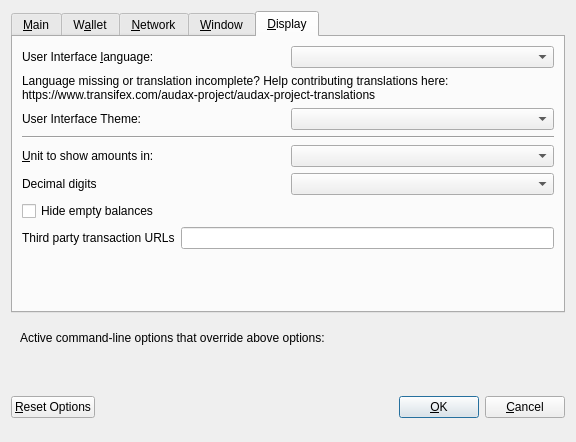
<?xml version="1.0" encoding="UTF-8"?>
<ui version="4.0">
 <class>OptionsDialog</class>
 <widget class="QDialog" name="OptionsDialog">
  <property name="geometry">
   <rect>
    <x>0</x>
    <y>0</y>
    <width>576</width>
    <height>442</height>
   </rect>
  </property>
  <property name="windowTitle">
   <string>Options</string>
  </property>
  <property name="modal">
   <bool>true</bool>
  </property>
  <layout class="QVBoxLayout" name="verticalLayout">
   <item>
    <widget class="QTabWidget" name="tabWidget">
     <property name="currentIndex">
      <number>4</number>
     </property>
     <widget class="QWidget" name="tabMain">
      <attribute name="title">
       <string>&amp;Main</string>
      </attribute>
      <layout class="QVBoxLayout" name="verticalLayout_Main">
       <item>
        <widget class="QCheckBox" name="bitcoinAtStartup">
         <property name="toolTip">
          <string>Automatically start Audax after logging in to the system.</string>
         </property>
         <property name="text">
          <string>&amp;Start Audax on system login</string>
         </property>
        </widget>
       </item>
       <item>
        <layout class="QHBoxLayout" name="horizontalLayout_2_Main">
         <item>
          <widget class="QLabel" name="databaseCacheLabel">
           <property name="text">
            <string>Size of &amp;database cache</string>
           </property>
           <property name="textFormat">
            <enum>Qt::PlainText</enum>
           </property>
           <property name="buddy">
            <cstring>databaseCache</cstring>
           </property>
          </widget>
         </item>
         <item>
          <widget class="QSpinBox" name="databaseCache"/>
         </item>
         <item>
          <widget class="QLabel" name="databaseCacheUnitLabel">
           <property name="text">
            <string>MB</string>
           </property>
           <property name="textFormat">
            <enum>Qt::PlainText</enum>
           </property>
          </widget>
         </item>
         <item>
          <spacer name="horizontalSpacer_2_Main">
           <property name="orientation">
            <enum>Qt::Horizontal</enum>
           </property>
           <property name="sizeHint" stdset="0">
            <size>
             <width>40</width>
             <height>20</height>
            </size>
           </property>
          </spacer>
         </item>
        </layout>
       </item>
       <item>
        <layout class="QHBoxLayout" name="horizontalLayout_3_Main">
         <item>
          <widget class="QLabel" name="threadsScriptVerifLabel">
           <property name="text">
            <string>Number of script &amp;verification threads</string>
           </property>
           <property name="textFormat">
            <enum>Qt::PlainText</enum>
           </property>
           <property name="buddy">
            <cstring>threadsScriptVerif</cstring>
           </property>
          </widget>
         </item>
         <item>
          <widget class="QSpinBox" name="threadsScriptVerif">
           <property name="toolTip">
            <string>(0 = auto, &lt;0 = leave that many cores free)</string>
           </property>
          </widget>
         </item>
         <item>
          <spacer name="horizontalSpacer_3_Main">
           <property name="orientation">
            <enum>Qt::Horizontal</enum>
           </property>
           <property name="sizeHint" stdset="0">
            <size>
             <width>40</width>
             <height>20</height>
            </size>
           </property>
          </spacer>
         </item>
        </layout>
       </item>
       <item>
        <spacer name="verticalSpacer_2">
         <property name="orientation">
          <enum>Qt::Vertical</enum>
         </property>
         <property name="sizeHint" stdset="0">
          <size>
           <width>20</width>
           <height>40</height>
          </size>
         </property>
        </spacer>
       </item>
      </layout>
     </widget>
     <widget class="QWidget" name="tabWallet">
      <attribute name="title">
       <string>W&amp;allet</string>
      </attribute>
      <layout class="QVBoxLayout" name="verticalLayout_Wallet">
       <item>
        <layout class="QHBoxLayout" name="horizontalLayout_2_Wallet">
         <item>
          <widget class="QLabel" name="labelStakeSplitThresholdText">
           <property name="text">
            <string>Stake split threshold:</string>
           </property>
          </widget>
         </item>
         <item>
          <widget class="QSpinBox" name="spinBoxStakeSplitThreshold">
           <property name="minimum">
            <number>1</number>
           </property>
           <property name="maximum">
            <number>999999</number>
           </property>
          </widget>
         </item>
        </layout>
       </item>
       <item>
        <widget class="QGroupBox" name="groupBox">
         <property name="title">
          <string>Expert</string>
         </property>
         <layout class="QVBoxLayout" name="verticalLayout_2">
          <item>
           <widget class="QCheckBox" name="coinControlFeatures">
            <property name="toolTip">
             <string>Whether to show coin control features or not.</string>
            </property>
            <property name="text">
             <string>Enable coin &amp;control features</string>
            </property>
           </widget>
          </item>
          <item>
           <widget class="QCheckBox" name="showMasternodesTab">
            <property name="toolTip">
             <string>Show additional tab listing all your masternodes in first sub-tab&lt;br/&gt;and all masternodes on the network in second sub-tab.</string>
            </property>
            <property name="text">
             <string>Show Masternodes Tab</string>
            </property>
           </widget>
          </item>
          <item>
           <widget class="QCheckBox" name="spendZeroConfChange">
            <property name="toolTip">
             <string>If you disable the spending of unconfirmed change, the change from a transaction&lt;br/&gt;cannot be used until that transaction has at least one confirmation.&lt;br/&gt;This also affects how your balance is computed.</string>
            </property>
            <property name="text">
             <string>&amp;Spend unconfirmed change</string>
            </property>
           </widget>
          </item>
         </layout>
        </widget>
       </item>
       <item>
        <spacer name="verticalSpacer_Wallet">
         <property name="orientation">
          <enum>Qt::Vertical</enum>
         </property>
         <property name="sizeHint" stdset="0">
          <size>
           <width>20</width>
           <height>40</height>
          </size>
         </property>
        </spacer>
       </item>
      </layout>
     </widget>
     <widget class="QWidget" name="tabNetwork">
      <attribute name="title">
       <string>&amp;Network</string>
      </attribute>
      <layout class="QVBoxLayout" name="verticalLayout_Network">
       <item>
        <widget class="QCheckBox" name="mapPortUpnp">
         <property name="toolTip">
          <string>Automatically open the Audax client port on the router. This only works when your router supports UPnP and it is enabled.</string>
         </property>
         <property name="text">
          <string>Map port using &amp;UPnP</string>
         </property>
        </widget>
       </item>
       <item>
        <widget class="QCheckBox" name="allowIncoming">
         <property name="toolTip">
          <string>Accept connections from outside</string>
         </property>
         <property name="text">
          <string>Allow incoming connections</string>
         </property>
        </widget>
       </item>
       <item>
        <widget class="QCheckBox" name="connectSocks">
         <property name="toolTip">
          <string>Connect to the Audax network through a SOCKS5 proxy.</string>
         </property>
         <property name="text">
          <string>&amp;Connect through SOCKS5 proxy (default proxy):</string>
         </property>
        </widget>
       </item>
       <item>
        <layout class="QHBoxLayout" name="horizontalLayout_1_Network">
         <item>
          <widget class="QLabel" name="proxyIpLabel">
           <property name="text">
            <string>Proxy &amp;IP:</string>
           </property>
           <property name="textFormat">
            <enum>Qt::PlainText</enum>
           </property>
           <property name="buddy">
            <cstring>proxyIp</cstring>
           </property>
          </widget>
         </item>
         <item>
          <widget class="QValidatedLineEdit" name="proxyIp">
           <property name="minimumSize">
            <size>
             <width>140</width>
             <height>0</height>
            </size>
           </property>
           <property name="maximumSize">
            <size>
             <width>140</width>
             <height>16777215</height>
            </size>
           </property>
           <property name="toolTip">
            <string>IP address of the proxy (e.g. IPv4: 127.0.0.1 / IPv6: ::1)</string>
           </property>
          </widget>
         </item>
         <item>
          <widget class="QLabel" name="proxyPortLabel">
           <property name="text">
            <string>&amp;Port:</string>
           </property>
           <property name="textFormat">
            <enum>Qt::PlainText</enum>
           </property>
           <property name="buddy">
            <cstring>proxyPort</cstring>
           </property>
          </widget>
         </item>
         <item>
          <widget class="QLineEdit" name="proxyPort">
           <property name="minimumSize">
            <size>
             <width>55</width>
             <height>0</height>
            </size>
           </property>
           <property name="maximumSize">
            <size>
             <width>55</width>
             <height>16777215</height>
            </size>
           </property>
           <property name="toolTip">
            <string>Port of the proxy (e.g. 9050)</string>
           </property>
          </widget>
         </item>
         <item>
          <spacer name="horizontalSpacer_1_Network">
           <property name="orientation">
            <enum>Qt::Horizontal</enum>
           </property>
           <property name="sizeHint" stdset="0">
            <size>
             <width>40</width>
             <height>20</height>
            </size>
           </property>
          </spacer>
         </item>
        </layout>
       </item>
       <item>
        <spacer name="verticalSpacer_Network">
         <property name="orientation">
          <enum>Qt::Vertical</enum>
         </property>
         <property name="sizeHint" stdset="0">
          <size>
           <width>20</width>
           <height>40</height>
          </size>
         </property>
        </spacer>
       </item>
      </layout>
     </widget>
     <widget class="QWidget" name="tabWindow">
      <attribute name="title">
       <string>&amp;Window</string>
      </attribute>
      <layout class="QVBoxLayout" name="verticalLayout_Window">
       <item>
        <widget class="QCheckBox" name="minimizeToTray">
         <property name="toolTip">
          <string>Show only a tray icon after minimizing the window.</string>
         </property>
         <property name="text">
          <string>&amp;Minimize to the tray instead of the taskbar</string>
         </property>
        </widget>
       </item>
       <item>
        <widget class="QCheckBox" name="minimizeOnClose">
         <property name="toolTip">
          <string>Minimize instead of exit the application when the window is closed. When this option is enabled, the application will be closed only after selecting Quit in the menu.</string>
         </property>
         <property name="text">
          <string>M&amp;inimize on close</string>
         </property>
        </widget>
       </item>
       <item>
        <spacer name="verticalSpacer_Window">
         <property name="orientation">
          <enum>Qt::Vertical</enum>
         </property>
         <property name="sizeHint" stdset="0">
          <size>
           <width>20</width>
           <height>40</height>
          </size>
         </property>
        </spacer>
       </item>
      </layout>
     </widget>
     <widget class="QWidget" name="tabDisplay">
      <attribute name="title">
       <string>&amp;Display</string>
      </attribute>
      <layout class="QVBoxLayout" name="verticalLayout_Display">
       <item>
        <layout class="QHBoxLayout" name="horizontalLayout_1_Display">
         <item>
          <widget class="QLabel" name="langLabel">
           <property name="text">
            <string>User Interface &amp;language:</string>
           </property>
           <property name="textFormat">
            <enum>Qt::PlainText</enum>
           </property>
           <property name="buddy">
            <cstring>lang</cstring>
           </property>
          </widget>
         </item>
         <item>
          <widget class="QValueComboBox" name="lang">
           <property name="toolTip">
            <string>The user interface language can be set here. This setting will take effect after restarting Audax.</string>
           </property>
          </widget>
         </item>
        </layout>
       </item>
       <item>
        <widget class="QLabel" name="label_3">
         <property name="toolTip">
          <string notr="true"/>
         </property>
         <property name="statusTip">
          <string notr="true"/>
         </property>
         <property name="whatsThis">
          <string notr="true"/>
         </property>
         <property name="accessibleName">
          <string notr="true"/>
         </property>
         <property name="text">
          <string>Language missing or translation incomplete? Help contributing translations here:
https://www.transifex.com/audax-project/audax-project-translations</string>
         </property>
         <property name="wordWrap">
          <bool>true</bool>
         </property>
         <property name="openExternalLinks">
          <bool>true</bool>
         </property>
         <property name="textInteractionFlags">
          <set>Qt::TextBrowserInteraction</set>
         </property>
        </widget>
       </item>
       <item>
        <layout class="QHBoxLayout" name="horizontalLayout_4_Display" stretch="0,0">
         <item>
          <widget class="QLabel" name="themeLabel">
           <property name="text">
            <string>User Interface Theme:</string>
           </property>
          </widget>
         </item>
         <item>
          <widget class="QValueComboBox" name="theme"/>
         </item>
        </layout>
       </item>
       <item>
        <widget class="Line" name="line">
         <property name="orientation">
          <enum>Qt::Horizontal</enum>
         </property>
        </widget>
       </item>
       <item>
        <layout class="QHBoxLayout" name="horizontalLayout_2_Display">
         <item>
          <widget class="QLabel" name="unitLabel">
           <property name="text">
            <string>&amp;Unit to show amounts in:</string>
           </property>
           <property name="textFormat">
            <enum>Qt::PlainText</enum>
           </property>
           <property name="buddy">
            <cstring>unit</cstring>
           </property>
          </widget>
         </item>
         <item>
          <widget class="QValueComboBox" name="unit">
           <property name="toolTip">
            <string>Choose the default subdivision unit to show in the interface and when sending coins.</string>
           </property>
          </widget>
         </item>
        </layout>
       </item>
       <item>
        <layout class="QHBoxLayout" name="horizontalLayout_5_Display">
         <item>
          <widget class="QLabel" name="digitsLabel">
           <property name="text">
            <string>Decimal digits</string>
           </property>
          </widget>
         </item>
         <item>
          <widget class="QValueComboBox" name="digits"/>
         </item>
        </layout>
       </item>
       <item>
        <widget class="QCheckBox" name="checkBoxHideZeroBalances">
         <property name="toolTip">
          <string>Hide empty balances</string>
         </property>
         <property name="layoutDirection">
          <enum>Qt::LeftToRight</enum>
         </property>
         <property name="text">
          <string>Hide empty balances</string>
         </property>
        </widget>
       </item>
       <item>
        <layout class="QHBoxLayout" name="horizontalLayout_3_Display">
         <item>
          <widget class="QLabel" name="thirdPartyTxUrlsLabel">
           <property name="toolTip">
            <string>Third party URLs (e.g. a block explorer) that appear in the transactions tab as context menu items. %s in the URL is replaced by transaction hash. Multiple URLs are separated by vertical bar |.</string>
           </property>
           <property name="text">
            <string>Third party transaction URLs</string>
           </property>
           <property name="buddy">
            <cstring>thirdPartyTxUrls</cstring>
           </property>
          </widget>
         </item>
         <item>
          <widget class="QLineEdit" name="thirdPartyTxUrls">
           <property name="toolTip">
            <string>Third party URLs (e.g. a block explorer) that appear in the transactions tab as context menu items. %s in the URL is replaced by transaction hash. Multiple URLs are separated by vertical bar |.</string>
           </property>
          </widget>
         </item>
        </layout>
       </item>
       <item>
        <spacer name="verticalSpacer">
         <property name="orientation">
          <enum>Qt::Vertical</enum>
         </property>
         <property name="sizeHint" stdset="0">
          <size>
           <width>20</width>
           <height>40</height>
          </size>
         </property>
        </spacer>
       </item>
      </layout>
     </widget>
    </widget>
   </item>
   <item>
    <widget class="QFrame" name="frame">
     <layout class="QVBoxLayout" name="verticalLayout_Bottom">
      <item>
       <layout class="QHBoxLayout" name="horizontalLayout_Bottom">
        <item>
         <widget class="QLabel" name="overriddenByCommandLineInfoLabel">
          <property name="text">
           <string>Active command-line options that override above options:</string>
          </property>
          <property name="textFormat">
           <enum>Qt::PlainText</enum>
          </property>
         </widget>
        </item>
        <item>
         <spacer name="horizontalSpacer_Bottom">
          <property name="orientation">
           <enum>Qt::Horizontal</enum>
          </property>
          <property name="sizeHint" stdset="0">
           <size>
            <width>40</width>
            <height>20</height>
           </size>
          </property>
         </spacer>
        </item>
       </layout>
      </item>
      <item>
       <widget class="QLabel" name="overriddenByCommandLineLabel">
        <property name="text">
         <string/>
        </property>
        <property name="textFormat">
         <enum>Qt::PlainText</enum>
        </property>
        <property name="wordWrap">
         <bool>true</bool>
        </property>
       </widget>
      </item>
     </layout>
    </widget>
   </item>
   <item>
    <layout class="QHBoxLayout" name="horizontalLayout_Buttons">
     <item>
      <widget class="QPushButton" name="resetButton">
       <property name="toolTip">
        <string>Reset all client options to default.</string>
       </property>
       <property name="text">
        <string>&amp;Reset Options</string>
       </property>
       <property name="autoDefault">
        <bool>false</bool>
       </property>
      </widget>
     </item>
     <item>
      <spacer name="horizontalSpacer_1">
       <property name="orientation">
        <enum>Qt::Horizontal</enum>
       </property>
       <property name="sizeHint" stdset="0">
        <size>
         <width>40</width>
         <height>48</height>
        </size>
       </property>
      </spacer>
     </item>
     <item>
      <widget class="QLabel" name="statusLabel">
       <property name="minimumSize">
        <size>
         <width>200</width>
         <height>0</height>
        </size>
       </property>
       <property name="font">
        <font>
         <weight>75</weight>
         <bold>true</bold>
        </font>
       </property>
       <property name="text">
        <string/>
       </property>
       <property name="textFormat">
        <enum>Qt::PlainText</enum>
       </property>
       <property name="wordWrap">
        <bool>true</bool>
       </property>
      </widget>
     </item>
     <item>
      <spacer name="horizontalSpacer_2">
       <property name="orientation">
        <enum>Qt::Horizontal</enum>
       </property>
       <property name="sizeHint" stdset="0">
        <size>
         <width>40</width>
         <height>48</height>
        </size>
       </property>
      </spacer>
     </item>
     <item>
      <widget class="QPushButton" name="okButton">
       <property name="text">
        <string>&amp;OK</string>
       </property>
       <property name="autoDefault">
        <bool>false</bool>
       </property>
       <property name="default">
        <bool>true</bool>
       </property>
      </widget>
     </item>
     <item>
      <widget class="QPushButton" name="cancelButton">
       <property name="text">
        <string>&amp;Cancel</string>
       </property>
       <property name="autoDefault">
        <bool>false</bool>
       </property>
      </widget>
     </item>
    </layout>
   </item>
  </layout>
 </widget>
 <customwidgets>
  <customwidget>
   <class>QValidatedLineEdit</class>
   <extends>QLineEdit</extends>
   <header>qvalidatedlineedit.h</header>
  </customwidget>
  <customwidget>
   <class>QValueComboBox</class>
   <extends>QComboBox</extends>
   <header>qvaluecombobox.h</header>
  </customwidget>
 </customwidgets>
 <resources/>
 <connections/>
</ui>
